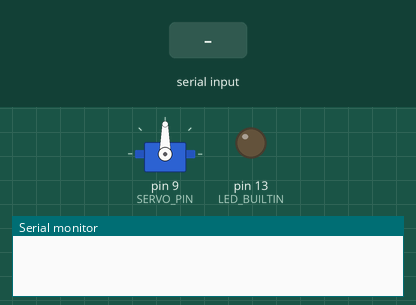
Simulated run of this sketch. Board: Arduino Uno, built with avr-gcc and run on an emulated ATmega328P. Shown: servo, output pins drawn as LEDs (lit = HIGH), the last lines printed to the serial monitor. The test bench sets the inputs (shaded band).

Above: at 1.2 s.
1.3 s: "led on" received over Serial
At 3.1 s:
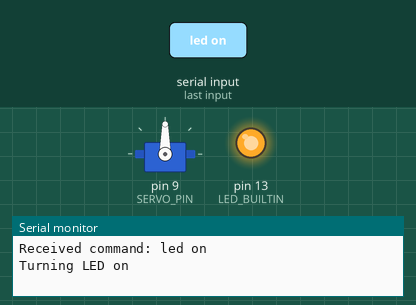
3.8 s: "servo" received over Serial
At 6.0 s:
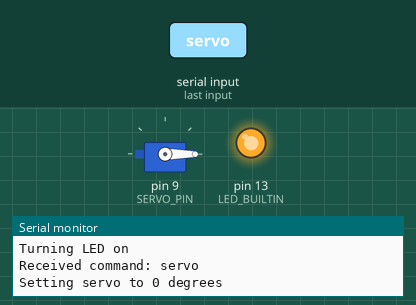
6.3 s: "led off" received over Serial
At 8.1 s:
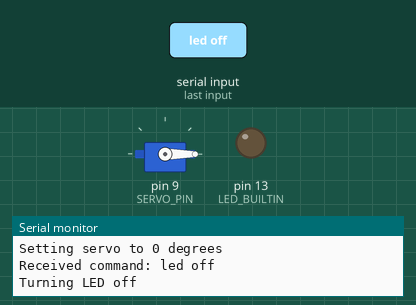
8.8 s: "servo,45\n" received over Serial
At 10.1 s:
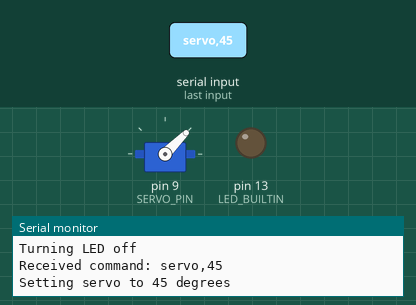
11.3 s: "led on" received over Serial
At 13.1 s:
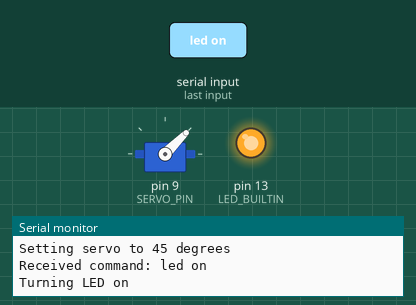
13.8 s: "servo90\n" received over Serial
At 16.3 s:
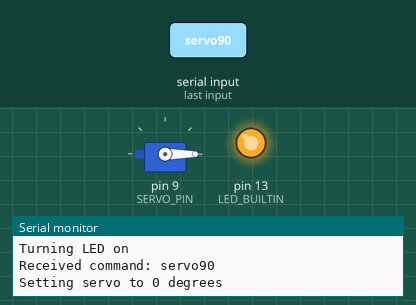
Timing chart, 0 to 17.3 s (numbered marks = the images above; inputs shaded):
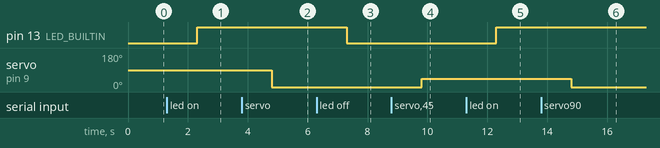

The sketch:

uno-r3.ino
```cpp
#include <Servo.h>

#define SERVO_PIN 9

Servo servo;

// the setup function runs once when you press reset or power the board
void setup() {
  // begin serial communications
  Serial.begin(9600);
  delay(10);

  // initialize digital pin LED_BUILTIN as an output.
  pinMode(LED_BUILTIN, OUTPUT);
  digitalWrite(LED_BUILTIN, LOW);

  // initialize servo
  servo.attach(SERVO_PIN);
}

// the loop function runs over and over again forever
void loop() {
  if(Serial.available() > 0){
      String command = Serial.readString();
      command.trim();

      Serial.print("Received command: ");
      Serial.print(command);
      Serial.println();

      // process LED commands
      if (command.startsWith("led")) {
        if(command == "led on") {
            Serial.println("Turning LED on");
            digitalWrite(LED_BUILTIN, HIGH);
        } else if (command == "led off") {
            Serial.println("Turning LED off");
            digitalWrite(LED_BUILTIN, LOW);
        }
      }

      if (command.startsWith("servo")) {
        // convert characters after "servo " to int
        int angle = command.substring(6).toInt();

        Serial.print("Setting servo to ");
        Serial.print(angle);
        Serial.println(" degrees");

        servo.write(angle);
      }
  }
}
```

Measured:
- after the input at 1.3 s, pin 13 (LED_BUILTIN): LOW → HIGH after 1.0 s
- after the input at 3.8 s, servo on pin 9 (SERVO_PIN): 90° → 0° after 1.0 s
- after the input at 6.3 s, pin 13 (LED_BUILTIN): HIGH → LOW after 1.0 s
- after the input at 8.8 s, servo on pin 9 (SERVO_PIN): 0° → 45° after 1.0 s
- after the input at 11.3 s, pin 13 (LED_BUILTIN): LOW → HIGH after 1.0 s
- after the input at 13.8 s, servo on pin 9 (SERVO_PIN): 45° → 0° after 1.0 s
